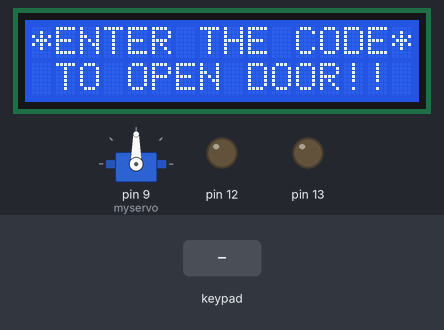
The sketch below on a simulated Arduino Uno, built with avr-gcc and run on an emulated ATmega328P. On the bench: servo, 16×2 character LCD, output pins drawn as LEDs (lit = HIGH). The test bench sets the inputs (shaded band).

Above: at 1.2 s.
1.3 s: keypad keys 7 3 6 9 pressed 0.4 s apart
At 3.0 s:
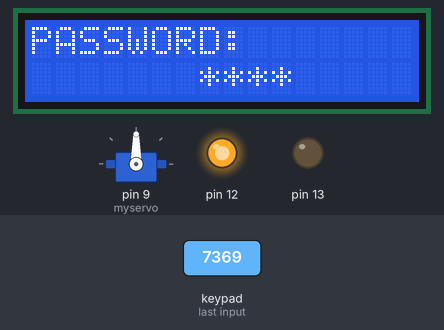
At 5.6 s:
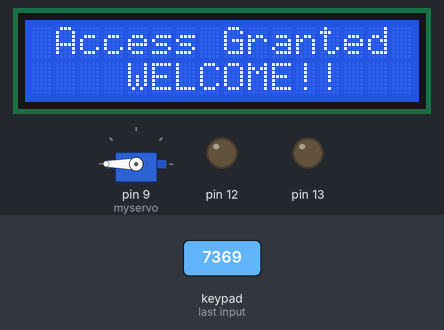
14.0 s: key '1' pressed
At 20.8 s:
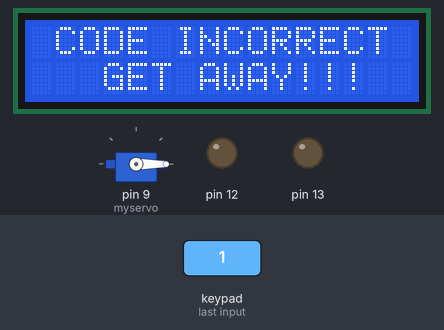
Timing chart, 0 to 22.3 s (numbered marks = the images above; inputs shaded):
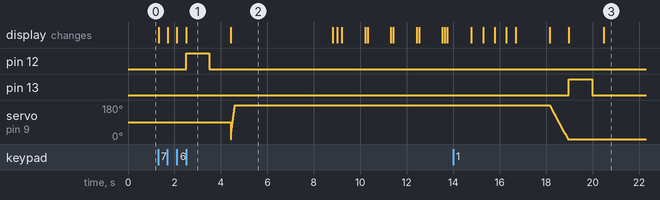

Measured:
- after the input at 1.3 s, pin 12: LOW → HIGH after 1.2 s, → LOW 1.0 s later; the display: first changes at once (image 1 shows a later state)
- after the input at 14.0 s, pin 13: LOW → HIGH after 5.0 s, → LOW 1.0 s later; the display: first differs from a run without the input after 5.0 s (image 3 shows a later state)
- what the display in image 1 shows lasts 1.9 s, from 2.5 s to 4.4 s
- what the display in image 2 shows lasts 4.4 s, from 4.4 s to 8.8 s

The sketch:

DOOR_LOCK.ino
```cpp
#include <LiquidCrystal.h>
#include <Servo.h>
#include <keypad.h>
Servo myservo;
int pos = 0; // position of servo motor
LiquidCrystal lcd(A4, A5, A3, A2, A1, A0);
const byte rows = 4;
const byte cols = 3;

char key[rows][cols] = {
  {'1', '2', '3'},
  {'4', '5', '6'},
  {'7', '8', '9'},
  {'*', '0', '#'}
};
byte rowPins[rows] = {0, 1, 2, 3};
byte colPins[cols] = {4, 5, 6};
Keypad keypad = Keypad(makeKeymap(key), rowPins, colPins, rows, cols);
char* password = "7369";
int currentposition = 0;

int red = 13;
int green = 12;

void setup()
{
  pinMode(13, OUTPUT);
  pinMode(12, OUTPUT);
  myservo.attach(9);
  lcd.begin(16, 2);
}

void loop()
{
  if ( currentposition == 0)
  {
    displayscreen();
  }

  int l ;
  char code = keypad.getKey();
  if (code != NO_KEY)
  {
    lcd.clear();
    lcd.setCursor(0, 0);
    lcd.print("PASSWORD:");
    lcd.setCursor(7, 1);
    lcd.print(" ");
    lcd.setCursor(7, 1);
    for (l = 0; l <= currentposition; ++l)
    {
      lcd.print("*");
    }

    if (code == password[currentposition])
    {
      ++currentposition;
      if (currentposition == 4)
      {
        unlockdoor();
        currentposition = 0;

      }
    }


    else
    {
      incorrect();
      currentposition = 0;

    }
  }
}

//------------------ Function 1- OPEN THE DOOR--------------//

void unlockdoor()
{
  digitalWrite(12, HIGH);
  delay(1000);
  digitalWrite(12, LOW);
  delay(900);
  lcd.setCursor(0, 0);
  lcd.println(" ");
  lcd.setCursor(1, 0);
  lcd.print("Access Granted");
  lcd.setCursor(4, 1);
  lcd.println("WELCOME!!");
  lcd.setCursor(15, 1);
  lcd.println(" ");
  lcd.setCursor(16, 1);
  lcd.println(" ");
  lcd.setCursor(14, 1);
  lcd.println(" ");
  lcd.setCursor(13, 1);
  lcd.println(" ");

  for (pos = 0; pos <= 180; pos += 5) // open the door
  {
    myservo.write(pos);
    delay(5);
  }
  delay(2000);
  delay(1000);
  counterbeep();

  delay(1000);
  for (pos = 180; pos >= 0; pos -= 5) // close the door

  {
    myservo.write(pos);
    delay(15);
    currentposition = 0;
    lcd.clear();
    displayscreen();

  }
}

//--------------------Function 2- Wrong code--------------//

void incorrect()
{
  digitalWrite(13, HIGH);
  delay(1000);
  digitalWrite(13, LOW);
  delay(500);
  lcd.clear();
  lcd.setCursor(1, 0);
  lcd.print("CODE");
  lcd.setCursor(6, 0);
  lcd.print("INCORRECT");
  lcd.setCursor(15, 1);
  lcd.println(" ");
  lcd.setCursor(3, 1);
  lcd.println("GET AWAY!!!");
  delay(3000);
  lcd.clear();
  displayscreen();
}
//-------Function 3 - CLEAR THE SCREEN--------------------/
void clearscreen()
{
  lcd.setCursor(0, 0);
  lcd.println(" ");
  lcd.setCursor(0, 1);
  lcd.println(" ");
  lcd.setCursor(0, 2);
  lcd.println(" ");
  lcd.setCursor(0, 3);
  lcd.println(" ");
}

//------------Function 4 - DISPLAY FUNCTION--------------------//
void displayscreen()
{

  lcd.setCursor(0, 0);
  lcd.println("*ENTER THE CODE*");
  lcd.setCursor(1 , 1);
  lcd.println("TO OPEN DOOR!!");
}


//--------------Function 5 - Count down------------------//
void counterbeep()
{
  delay(1200);
  lcd.clear();
  lcd.setCursor(2, 0);
  delay(200);
  lcd.println("GET IN WITHIN:::");

  lcd.setCursor(4, 1);
  lcd.print("5");
  delay(200);
  lcd.clear();
  lcd.setCursor(2, 0);
  lcd.println("GET IN WITHIN:");
  delay(1000);
  lcd.setCursor(2, 0);
  lcd.println("GET IN WITHIN:");
  lcd.setCursor(4, 1); //2
  lcd.print("4");
  delay(100);
  lcd.clear();
  lcd.setCursor(2, 0);
  lcd.println("GET IN WITHIN:");
  delay(1000);

  lcd.setCursor(2, 0);
  lcd.println("GET IN WITHIN:");
  lcd.setCursor(4, 1);
  lcd.print("3");
  delay(100);
  lcd.clear();
  lcd.setCursor(2, 0);
  lcd.println("GET IN WITHIN:");
  delay(1000);

  lcd.setCursor(2, 0);
  lcd.println("GET IN WITHIN:");
  lcd.setCursor(4, 1);
  lcd.print("2");
  delay(100);
  lcd.clear();
  lcd.setCursor(2, 0);
  lcd.println("GET IN WITHIN:");
  delay(1000);

  lcd.setCursor(4, 1);
  lcd.print("1");
  delay(100);
  lcd.clear();
  lcd.setCursor(2, 0);
  lcd.println("GET IN WITHIN::");

  lcd.setCursor(4, 1);
  lcd.print("0");
  delay(100);
  lcd.clear();
  lcd.setCursor(2, 0);
  lcd.println("GET IN WITHIN::");

  delay(1000);
  delay(40);
  lcd.clear();
  lcd.setCursor(2, 0);
  lcd.print("RE-LOCKING");
  delay(500);
  lcd.setCursor(12, 0);
  lcd.print(".");
  delay(500);
  lcd.setCursor(13, 0);
  lcd.print(".");
  delay(500);
  lcd.setCursor(14, 0);
  lcd.print(".");
  delay(400);
  lcd.clear();
  lcd.setCursor(4, 0);
  lcd.print("LOCKED!");
  delay(440);
}
```
